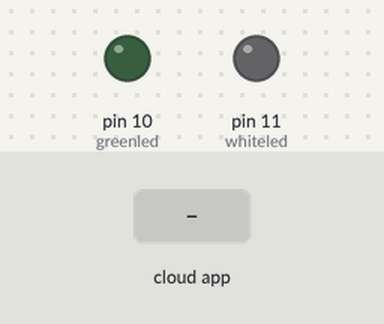
The sketch below on a simulated Arduino Uno, built with avr-gcc and run on an emulated ATmega328P. Shown: output pins drawn as LEDs (lit = HIGH). Dashed ring = blinking. The inputs (shaded band) are chosen by the test bench. The ROS host is connected and sends only what is stated.

Above: at 1.4 s.
1.5 s: the phone or cloud app sets brightness to 45
At 1.95 s:
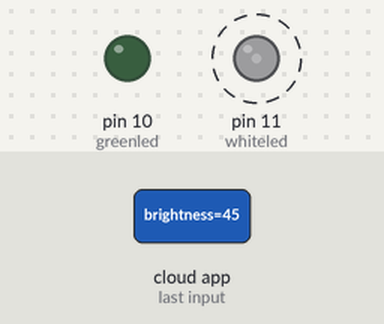
4.7 s: the phone or cloud app sets led to 0
At 4.96 s:
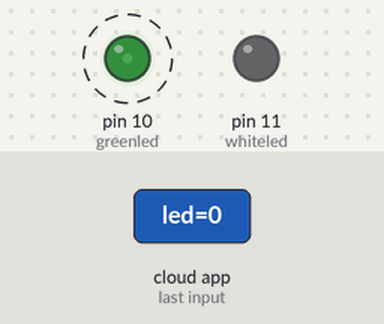
7.9 s: the phone or cloud app sets brightness to 90
11.1 s: the phone or cloud app sets brightness to 180
14.3 s: the phone or cloud app sets state to 0
At 15.2 s:
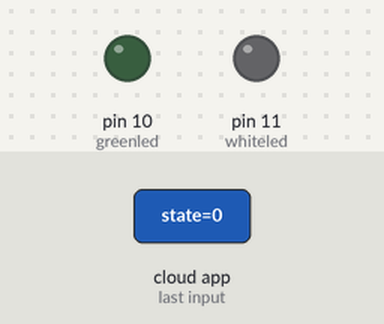
Timing chart, 0 to 16.8 s (numbered marks = the images above; inputs shaded):
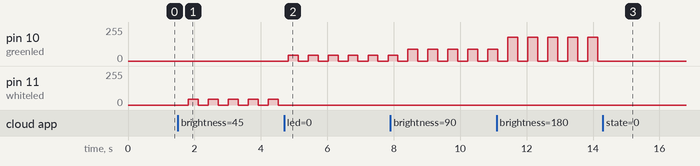

Measured:
- after the input at 1.5 s, pin 11 (whiteled): alternates 45/255 for 0.30 s and 0/255 for 0.30 s, starting after 0.31 s
- after the input at 4.7 s, pin 10 (greenled): alternates 45/255 for 0.30 s and 0/255 for 0.30 s, starting after 0.12 s; pin 11 (whiteled): stops changing and stays 0/255
- after the input at 14.3 s, pin 10 (greenled): stops changing and stays 0/255

The sketch:

ROStest.ino
```cpp
/*
 * rosserial Subscriber Example
 * Blinks an LED on callback
 */

#include <ros.h>
#include <std_msgs/Int32.h>

int state = 1;
int brightness = 0;
ros::NodeHandle  nh;

const int whiteled = 11;
const int greenled = 10;
int led = whiteled;

void setup();
void offAll();

void brightnessChange( const std_msgs::Int32& msg){
  offAll();
  brightness = msg.data;
}

void stateChange( const std_msgs::Int32& msg){
  offAll();
  state = msg.data;
}
void ledChange( const std_msgs::Int32& msg){
  offAll();
  if (msg.data == 1){
    led = whiteled;
  }else{
    led = greenled;
  }
}

ros::Subscriber<std_msgs::Int32> sub("brightness", &brightnessChange );
ros::Subscriber<std_msgs::Int32> sub2("state", &stateChange );
ros::Subscriber<std_msgs::Int32> sub3("led", &ledChange );


void setup()
{
  pinMode(whiteled, OUTPUT);
  pinMode(greenled, OUTPUT);
  nh.initNode();
  nh.subscribe(sub);
  nh.subscribe(sub2);
  nh.subscribe(sub3);

}
void offAll(){
  analogWrite(whiteled, 0);
  analogWrite(greenled, 0);
}
void loop()
{
  nh.spinOnce();
  if (state == 1){
    analogWrite(led, brightness);
    delay(300);
    analogWrite(led, 0);
    delay(300);
  }else if(state == 2){
    analogWrite(led, brightness);
  }else{
    analogWrite(led, 0);
  }
  delay(1);
}
```
